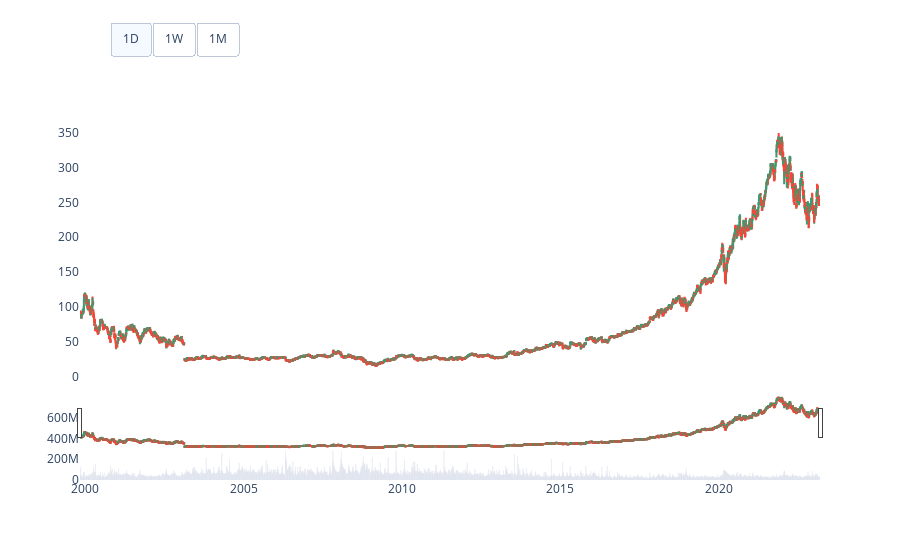

The cell this chart's notebook holds for it:
### Code cell
iplot(fig)

### Figure 1 — Plotly figure (JSON) as saved in the notebook; plotly's stock layout.template omitted (floating-point values rounded to 4 significant figures; data arrays with more than 128 entries replaced by an {"elided": "..."} marker saying what was removed)
{"data": [{"close": {"elided": "5878 float values"}, "high": {"elided": "5878 float values"}, "low": {"elided": "5878 float values"}, "name": "Candlestick", "open": {"elided": "5878 float values"}, "type": "candlestick", "x": {"elided": "5878 str values"}, "xaxis": "x", "yaxis": "y"}, {"name": "volume", "type": "bar", "x": {"elided": "5878 str values"}, "xaxis": "x2", "y": {"elided": "5878 int values"}, "yaxis": "y2"}], "layout": {"paper_bgcolor": "rgba(255,255,255,1)", "plot_bgcolor": "rgba(255,255,255,1)", "showlegend": false, "updatemenus": [{"buttons": [{"args": [{"close": {"elided": "1x5878 float values"}, "high": {"elided": "1x5878 float values"}, "low": {"elided": "1x5878 float values"}, "open": {"elided": "1x5878 float values"}, "x": {"elided": "1x5878 str values"}}], "label": "1D", "method": "update"}, {"args": [{"close": {"elided": "1x1219 float values"}, "high": {"elided": "1x1219 float values"}, "low": {"elided": "1x1219 float values"}, "open": {"elided": "1x1219 float values"}, "x": {"elided": "1x1219 str values"}}], "label": "1W", "method": "update"}, {"args": [{"close": {"elided": "1x280 float values"}, "high": {"elided": "1x280 float values"}, "low": {"elided": "1x280 float values"}, "open": {"elided": "1x280 float values"}, "x": {"elided": "1x280 str values"}}], "label": "1M", "method": "update"}], "direction": "left", "pad": {"r": 10, "t": 10}, "showactive": true, "type": "buttons", "x": 0.04, "xanchor": "left", "y": 1.3, "yanchor": "top"}], "xaxis": {"anchor": "y", "domain": [0, 1], "matches": "x2", "showgrid": false, "showticklabels": false}, "xaxis2": {"anchor": "y2", "domain": [0, 1], "showgrid": false}, "yaxis": {"anchor": "x", "domain": [0.28, 1], "showgrid": false}, "yaxis2": {"anchor": "x2", "domain": [0, 0.18], "showgrid": false}}}
